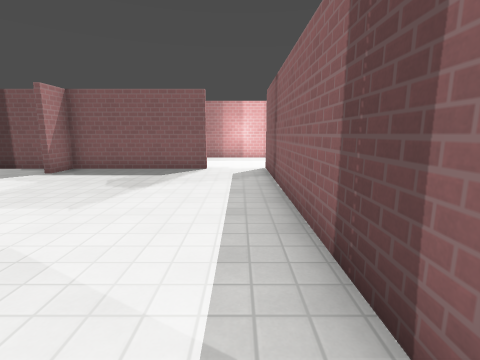
view 1 (above)

19 first-person views from a walk through a Godot game level. The camera is 1.3 m above the floor, tilts 10° down and sees 85° across. The floor is counted in squares, 1 m on a side. Each view is taken from the middle of a square. On the plan, view 1 faces up. The plan holds only what a view shows up to about 13 squares ahead; the rest is blank. Characters and animated objects are not drawn. Surface patterns are stand-ins for the level's own textures.

view 2
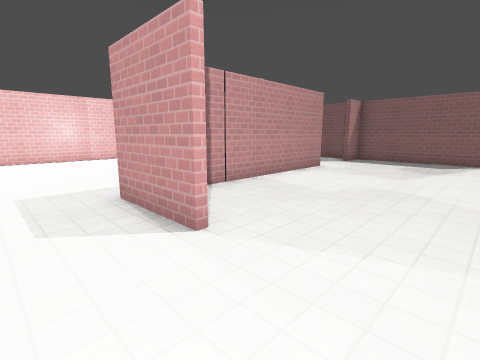

view 3
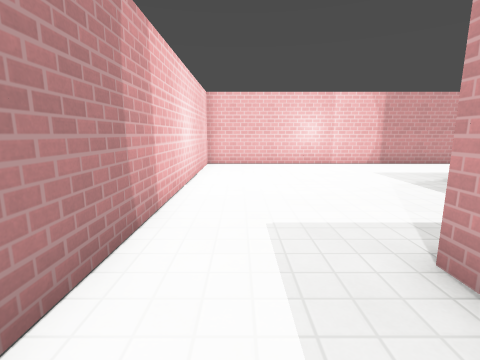

view 4
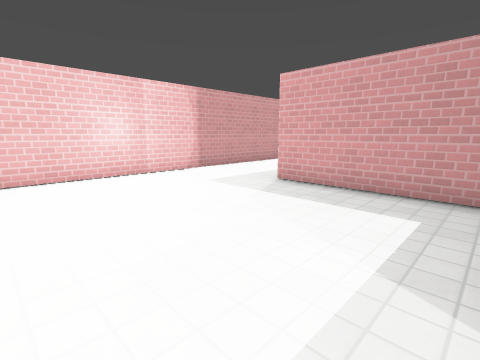

view 5
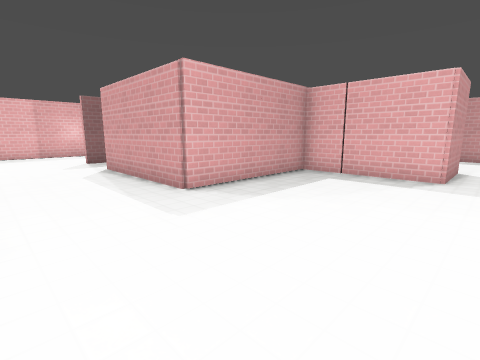

view 6
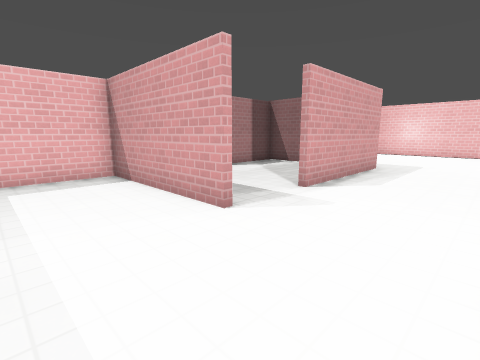

view 7
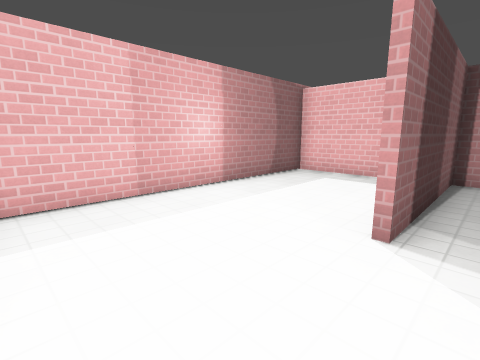

view 8
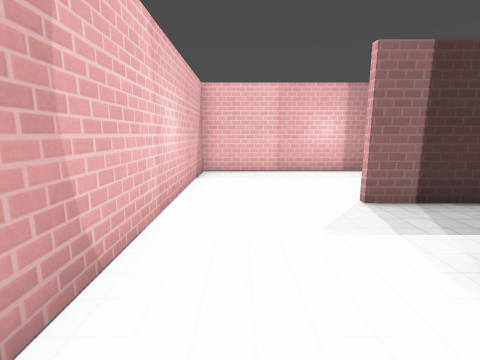

view 9
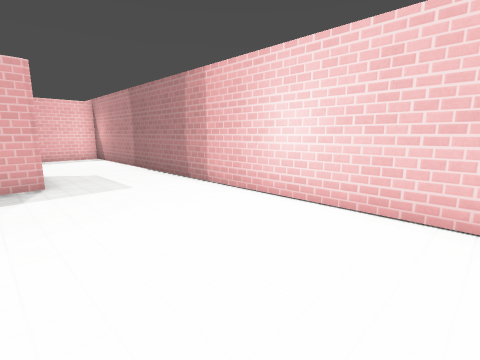

view 10
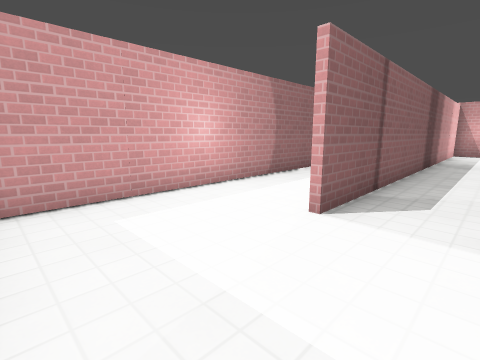

view 11
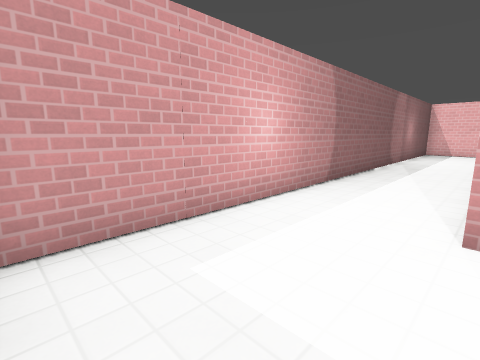

view 12
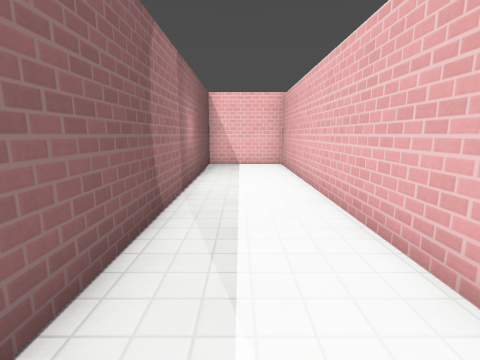

view 13
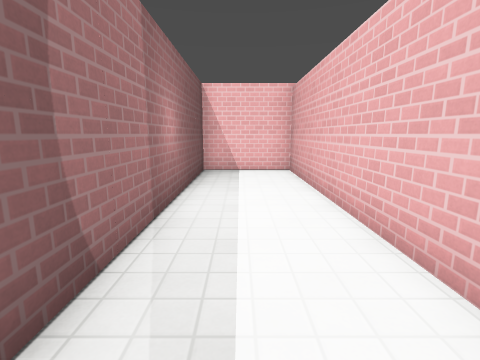

view 14
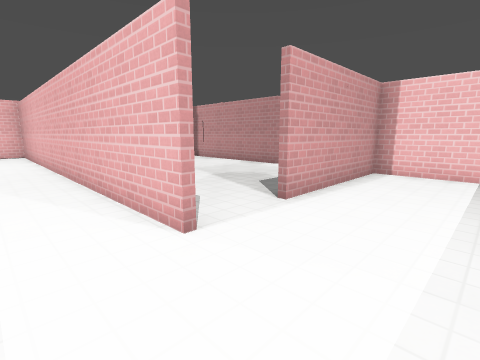

view 15
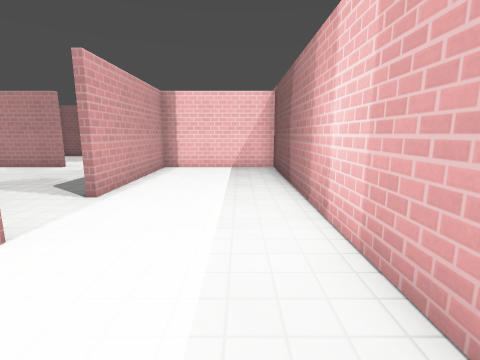

view 16
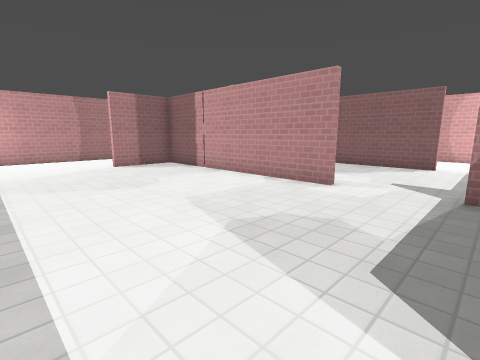

view 17
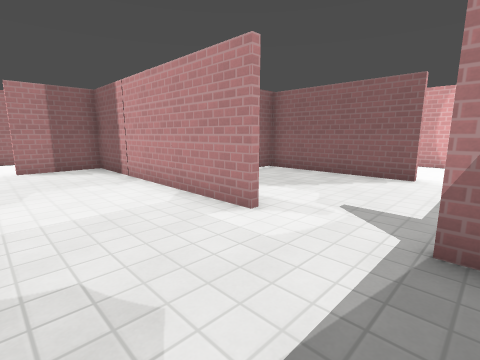

view 18
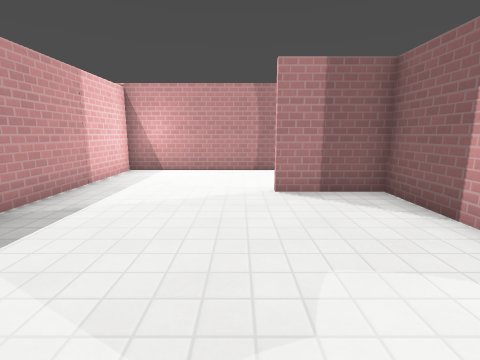

view 19
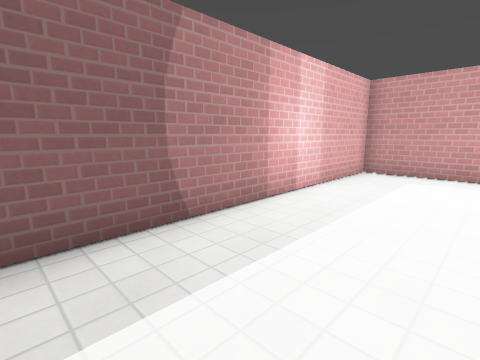

### Floor plan
Ten units are one square. View 1 is at (0, 0); x grows to the right and y downward. Boxes are objects, and circles mark ways between rooms. Rooms are numbered by the first view taken in them; rooms with no view inside come last. Other rooms are left out.
<svg viewBox="-158 -149 206 208">
<path fill="none" stroke="#000" d="M-84 -23 -69 -23M-65 -28 -65 -50M-63 -60 -63 18 -38 18M-115 -74 -115 -23 -106 -23M-65 -92 -65 -100 -65 -144M-63 -100 -63 -85M-118 -100 -65 -100M-38 20 -65 20 -65 -22 -116 -22 -116 -74M-12 -98 -118 -98M-60 -143 -153 -143 -153 54 10 54 10 -102M12 -102 12 54 43 54 43 -143 -60 -143M-65 -100 -13 -100M-63 -144 -63 -100"/>
<circle cx="-5" cy="-100" r="3" fill="#2a7"/>
<text x="-80" y="-40">1</text>
<text x="20" y="-70">2</text>
</svg>
Room 1 opens to room 2.

Where each view was taken, in squares from view 1:
view 1: 0 up, 0 right, facing up
view 2: 4 down, 1 left, facing up-left
view 3: 4 down, 4 left, facing left
view 4: 4 down, 7 left, facing up-left
view 5: 3 down, 15 left, facing up-right
view 6: 13 up, 15 left, facing down-right
view 7: 9 up, 15 left, facing up-right
view 8: 5 up, 14 left, facing up
view 9: 1 down, 14 left, facing down-right
view 10: 14 up, 1 left, facing down-right
view 11: 14 up, 1 right, facing down-right
view 12: 6 up, 3 right, facing down
view 13: 4 up, 3 right, facing down
view 14: 13 up, 3 right, facing down-left
view 15: 13 up, 4 right, facing left
view 16: 9 up, 0 right, facing down-left
view 17: 9 up, 3 left, facing down-left
view 18: 4 up, 3 left, facing down
view 19: 11 up, 5 left, facing up-right
